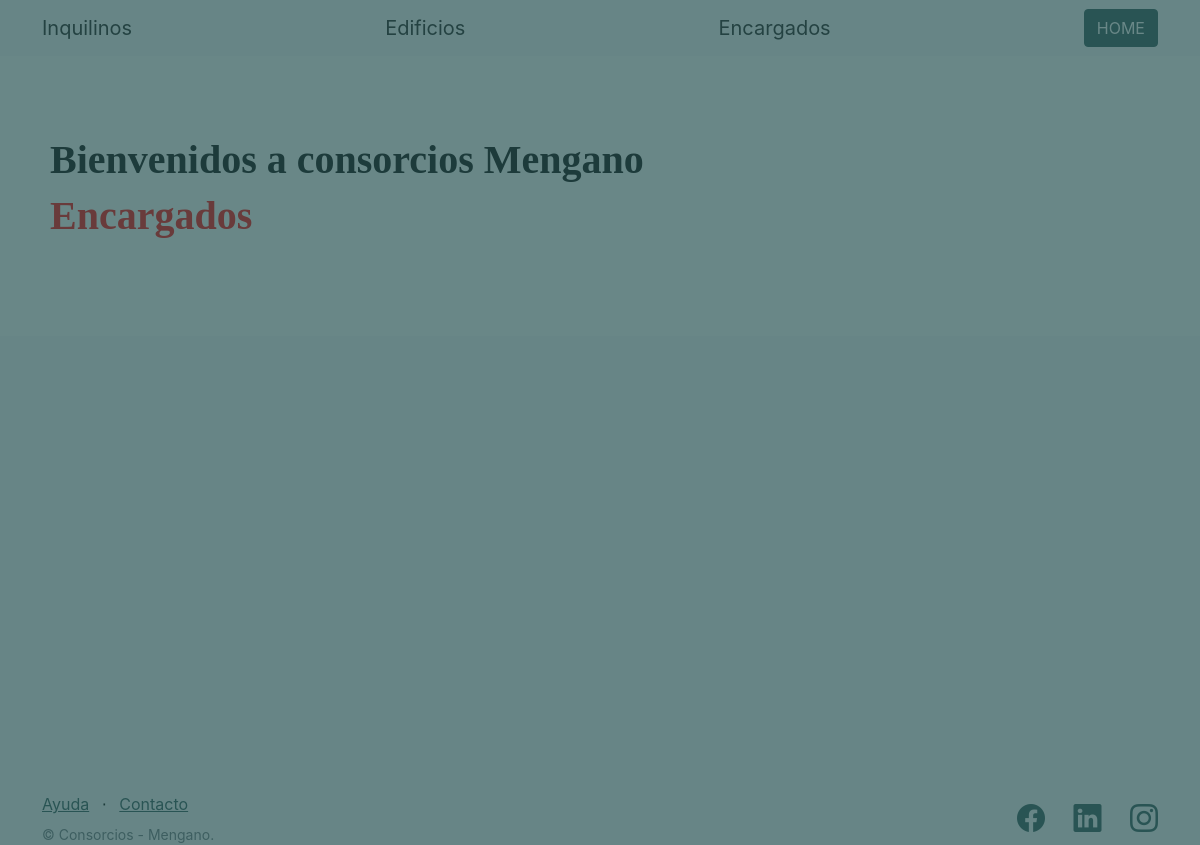
The page /edificios/encargados/ on the database as committed earlier.
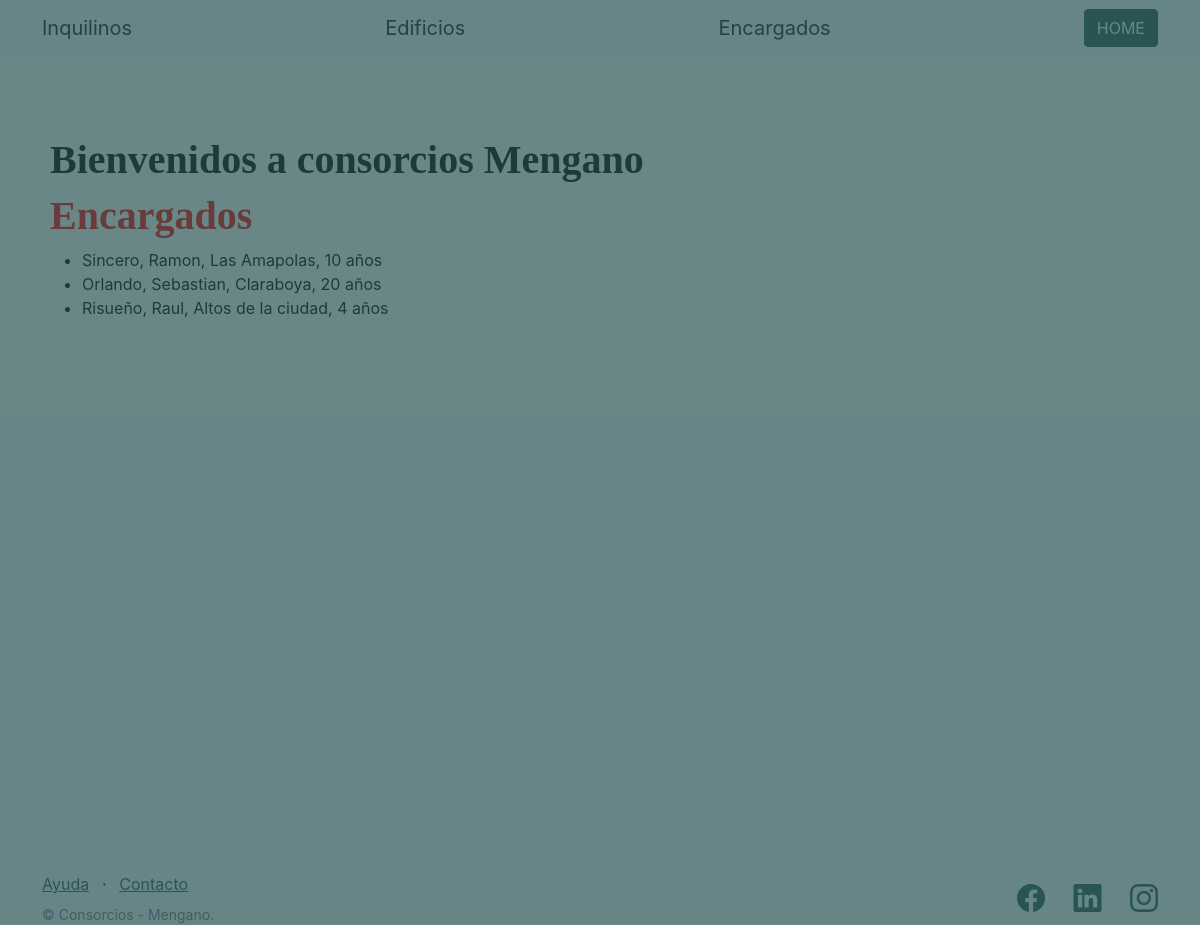
The same page on the database as committed later.
### edificios/models.py (models this page shows, shortened)
class Encargado(models.Model):
    nombre = models.CharField(max_length=30)
    apellido = models.CharField(max_length=30)
    dni = models.CharField(max_length=32)
    antiguedad = models.CharField(max_length=100)
    edificio = models.CharField(max_length= 30)

### edificios/views.py (the view)
# urls.py: path("encargados/", listar_encargados, name= "listar_encargados"),
def listar_encargados(request):
    contexto= {
        "edificios": Encargado.objects.all()
    }
    return render(
        request=request,
        template_name="edificios/lista_encargados.html",
        context=contexto,
    )

### edificios/templates/edificios/lista_encargados.html (shortened to what this page needs)
{% extends 'edificios/base.html' %}
{% block contenido %}
<div>
{% include "edificios/barra_saludo.html" %}
<h1 class= "titulos-consorcios">Encargados</h1>
<ul>
{% for encargado in edificios %}
<li>{{ encargado.apellido }}, {{ encargado.nombre }}, {{ encargado.edificio}}, {{ encargado.antiguedad }} </li>
{% endfor %}
</ul>
</div>
{% endblock contenido %}

### edificios/templates/edificios/base.html (shortened to what this page needs)
{% load static %}
<!DOCTYPE html>
<html lang="en">
    <head>
        <link href="https://cdn.jsdelivr.net/npm/bootstrap-icons@1.5.0/font/bootstrap-icons.css" rel="stylesheet" type="text/css" />
        <link href="{% static 'css/styles.css' %}" rel="stylesheet" />
    </head>
    <body>
        <nav class="navbar navbar-light bg-light static-top">
            <div class="container">
                <a class="navbar-brand" href="{% url "listar_inquilinos" %}">Inquilinos</a>
                <a class="navbar-brand" href="{% url "listar_edificios"%}">Edificios</a>
                <a class="navbar-brand" href="{% url "listar_encargados"%}">Encargados</a>
               <a class="btn btn-primary" href="{% url "bienvenidos" %}">HOME</a>
            </div>
        </nav>
        <section style="padding:80px 50px;">
            {% block contenido %}
            {% endblock contenido %}
        </section>
        <footer class="footer bg-light">
            <div class="container">
                <div class="row">
                    <div class="col-lg-6 h-100 text-center text-lg-start my-auto">
                        <ul class="list-inline mb-2">
                            <br><br><br><br><br><br><br><br><br><br><br><br><br><br><br><br><br><br><br>
                            <li class="list-inline-item"><a href="#!">Ayuda</a></li>
                            <li class="list-inline-item">⋅</li>
                            <li class="list-inline-item"><a href="#!">Contacto</a></li>
                        </ul>
                        <p class="text-muted small mb-4 mb-lg-0">&copy; Consorcios - Mengano.</p>
                    </div>
                    <div class="col-lg-6 h-100 text-center text-lg-end my-auto">
                        <ul class="list-inline mb-0">
                            <li class="list-inline-item me-4">
                                <br><br><br><br><br><br><br><br><br><br><br><br><br><br><br><br><br><br><br>
                                <a href="https://www.facebook.com/mauro.p.curlo/"><i class="bi-facebook fs-3"></i></a>
                            </li>
                            <li class="list-inline-item me-4">
                                <a href="https://www.linkedin.com/in/mauro-pisani-curlo/"><i class="bi-linkedin fs-3"></i></a>
                            </li>
                            <li class="list-inline-item">
                                <a href="https://www.instagram.com/mauro.p.curlo/"><i class="bi-instagram fs-3"></i></a>
                            </li>
                        </ul>
                    </div>
                </div>
            </div>
        </footer>
    </body>
</html>

### edificios/templates/edificios/barra_saludo.html
<div>
    <h1>Bienvenidos a consorcios Mengano</h1>
</div>

Rows that differ between the two databases and show on the page:
added Encargado: apellido "Sincero", nombre "Ramon", edificio "Las Amapolas", antiguedad "10 años"
added Encargado: apellido "Orlando", nombre "Sebastian", edificio "Claraboya", antiguedad "20 años"
added Encargado: apellido "Risueño", nombre "Raul", edificio "Altos de la ciudad", antiguedad "4 años"
